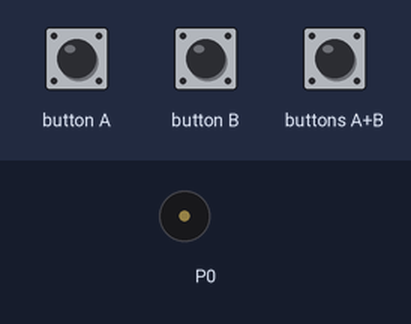
Recording of a program running on a simulated BBC micro:bit (MakeCode). Parts: buzzer (waves = sounding). The test bench sets the inputs (shaded band).

Above: at 1.2 s.
1.3 s: button A pressed for 0.15 s
At 3.2 s:
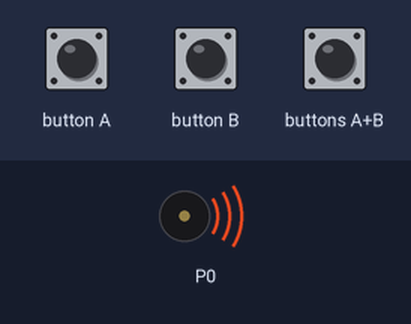
4.4 s: button B pressed for 0.15 s
7.4 s: buttons A+B pressed for 0.15 s
Timing chart, 0 to 16.5 s (numbered marks = the images above; inputs shaded):
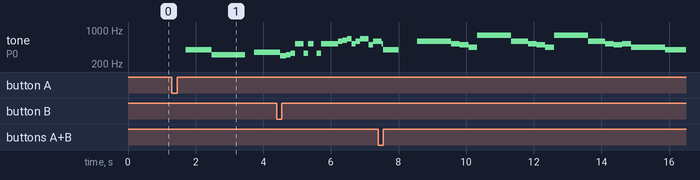

Measured:
- after the input at 1.3 s, tone on P0: silent → 392 Hz after 0.41 s, → 311 Hz 0.77 s later, → silent 1.0 s later, → 349 Hz 0.26 s later

The program:

main.ts
```typescript
input.onButtonPressed(Button.A, function () {
    music._playDefaultBackground(music.builtInPlayableMelody(Melodies.Dadadadum), music.PlaybackMode.InBackground)
})
input.onButtonPressed(Button.AB, function () {
    music.setTempo(120)
    for (let index = 0; index < 2; index++) {
        music.play(music.tonePlayable(392, music.beat(BeatFraction.Double)), music.PlaybackMode.UntilDone)
        music.play(music.tonePlayable(587, music.beat(BeatFraction.Double)), music.PlaybackMode.UntilDone)
        music.play(music.tonePlayable(523, music.beat(BeatFraction.Half)), music.PlaybackMode.UntilDone)
        music.play(music.tonePlayable(494, music.beat(BeatFraction.Half)), music.PlaybackMode.UntilDone)
        music.play(music.tonePlayable(440, music.beat(BeatFraction.Half)), music.PlaybackMode.UntilDone)
        music.play(music.tonePlayable(784, music.beat(BeatFraction.Double)), music.PlaybackMode.UntilDone)
        music.play(music.tonePlayable(587, music.beat(BeatFraction.Whole)), music.PlaybackMode.UntilDone)
        music.play(music.tonePlayable(523, music.beat(BeatFraction.Half)), music.PlaybackMode.UntilDone)
        music.play(music.tonePlayable(494, music.beat(BeatFraction.Half)), music.PlaybackMode.UntilDone)
        music.play(music.tonePlayable(440, music.beat(BeatFraction.Half)), music.PlaybackMode.UntilDone)
        music.play(music.tonePlayable(784, music.beat(BeatFraction.Double)), music.PlaybackMode.UntilDone)
        music.play(music.tonePlayable(587, music.beat(BeatFraction.Whole)), music.PlaybackMode.UntilDone)
        music.play(music.tonePlayable(523, music.beat(BeatFraction.Half)), music.PlaybackMode.UntilDone)
        music.play(music.tonePlayable(494, music.beat(BeatFraction.Half)), music.PlaybackMode.UntilDone)
        music.play(music.tonePlayable(523, music.beat(BeatFraction.Half)), music.PlaybackMode.UntilDone)
        music.play(music.tonePlayable(440, music.beat(BeatFraction.Double)), music.PlaybackMode.UntilDone)
    }
})
input.onButtonPressed(Button.B, function () {
    music._playDefaultBackground(music.builtInPlayableMelody(Melodies.Entertainer), music.PlaybackMode.InBackground)
})
basic.forever(function () {

})
```

test.ts
```typescript
// aquí va el archivo "tests"; esto no se compilará cuando este paquete se utilice como una extensión.
```
